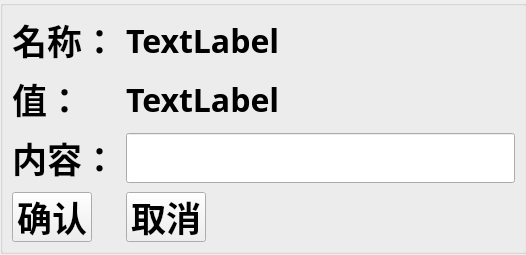
<?xml version="1.0" encoding="UTF-8"?>
<ui version="4.0">
 <class>MainWindow</class>
 <widget class="QDialog" name="MainWindow">
  <property name="geometry">
   <rect>
    <x>0</x>
    <y>0</y>
    <width>526</width>
    <height>255</height>
   </rect>
  </property>
  <property name="windowTitle">
   <string>Operation</string>
  </property>
  <widget class="QWidget" name="centralwidget">
   <property name="geometry">
    <rect>
     <x>0</x>
     <y>0</y>
     <width>527</width>
     <height>254</height>
    </rect>
   </property>
   <layout class="QVBoxLayout" name="verticalLayout">
    <item>
     <widget class="QGroupBox" name="groupBox">
      <property name="title">
       <string/>
      </property>
      <property name="alignment">
       <set>Qt::AlignCenter</set>
      </property>
      <property name="flat">
       <bool>false</bool>
      </property>
      <property name="checkable">
       <bool>false</bool>
      </property>
      <layout class="QFormLayout" name="formLayout">
       <property name="sizeConstraint">
        <enum>QLayout::SetDefaultConstraint</enum>
       </property>
       <property name="fieldGrowthPolicy">
        <enum>QFormLayout::ExpandingFieldsGrow</enum>
       </property>
       <property name="rowWrapPolicy">
        <enum>QFormLayout::DontWrapRows</enum>
       </property>
       <property name="horizontalSpacing">
        <number>9</number>
       </property>
       <property name="verticalSpacing">
        <number>9</number>
       </property>
       <item row="0" column="0">
        <widget class="QLabel" name="label">
         <property name="font">
          <font>
           <family>Aharoni</family>
           <pointsize>26</pointsize>
           <weight>75</weight>
           <bold>true</bold>
          </font>
         </property>
         <property name="text">
          <string>名称：</string>
         </property>
        </widget>
       </item>
       <item row="0" column="1">
        <widget class="QLabel" name="label_name">
         <property name="font">
          <font>
           <family>Aharoni</family>
           <pointsize>24</pointsize>
           <weight>75</weight>
           <bold>true</bold>
          </font>
         </property>
         <property name="text">
          <string>TextLabel</string>
         </property>
        </widget>
       </item>
       <item row="3" column="0">
        <widget class="QLabel" name="label_3">
         <property name="font">
          <font>
           <family>Aharoni</family>
           <pointsize>26</pointsize>
           <weight>75</weight>
           <bold>true</bold>
          </font>
         </property>
         <property name="text">
          <string>内容：</string>
         </property>
        </widget>
       </item>
       <item row="3" column="1">
        <widget class="QLineEdit" name="lineEdit">
         <property name="font">
          <font>
           <family>Aharoni</family>
           <pointsize>24</pointsize>
           <weight>75</weight>
           <bold>true</bold>
          </font>
         </property>
        </widget>
       </item>
       <item row="4" column="1">
        <widget class="QPushButton" name="pushButton_cancel">
         <property name="font">
          <font>
           <family>Aharoni</family>
           <pointsize>26</pointsize>
           <weight>75</weight>
           <bold>true</bold>
          </font>
         </property>
         <property name="focusPolicy">
          <enum>Qt::NoFocus</enum>
         </property>
         <property name="text">
          <string>取消</string>
         </property>
        </widget>
       </item>
       <item row="4" column="0">
        <widget class="QPushButton" name="pushButton_ok">
         <property name="font">
          <font>
           <family>Aharoni</family>
           <pointsize>26</pointsize>
           <weight>75</weight>
           <bold>true</bold>
          </font>
         </property>
         <property name="focusPolicy">
          <enum>Qt::NoFocus</enum>
         </property>
         <property name="text">
          <string>确认</string>
         </property>
        </widget>
       </item>
       <item row="1" column="0">
        <widget class="QLabel" name="label_2">
         <property name="font">
          <font>
           <family>Aharoni</family>
           <pointsize>26</pointsize>
           <weight>75</weight>
           <bold>true</bold>
          </font>
         </property>
         <property name="text">
          <string>值：</string>
         </property>
        </widget>
       </item>
       <item row="1" column="1">
        <widget class="QLabel" name="label_value">
         <property name="font">
          <font>
           <family>Aharoni</family>
           <pointsize>24</pointsize>
           <weight>75</weight>
           <bold>true</bold>
          </font>
         </property>
         <property name="text">
          <string>TextLabel</string>
         </property>
        </widget>
       </item>
      </layout>
     </widget>
    </item>
   </layout>
  </widget>
 </widget>
 <resources/>
 <connections>
  <connection>
   <sender>pushButton_ok</sender>
   <signal>pressed()</signal>
   <receiver>MainWindow</receiver>
   <slot>accept()</slot>
   <hints>
    <hint type="sourcelabel">
     <x>50</x>
     <y>130</y>
    </hint>
    <hint type="destinationlabel">
     <x>264</x>
     <y>83</y>
    </hint>
   </hints>
  </connection>
  <connection>
   <sender>pushButton_cancel</sender>
   <signal>pressed()</signal>
   <receiver>MainWindow</receiver>
   <slot>reject()</slot>
   <hints>
    <hint type="sourcelabel">
     <x>167</x>
     <y>130</y>
    </hint>
    <hint type="destinationlabel">
     <x>264</x>
     <y>83</y>
    </hint>
   </hints>
  </connection>
 </connections>
</ui>
